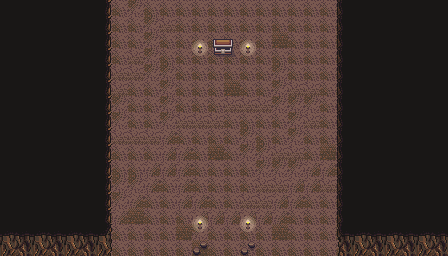

A 2D game scene composited from a Tiled map and its tileset images. What follows is a short description and the map's XML, with every tile layer's data as written:
An orthogonal 28x16 tile map with 16x16 px tiles, 2 tile layers (Tile Layer 1, walls), 3 tilesets and 9 objects.

<map version="1.8" tiledversion="1.8.4" orientation="orthogonal" renderorder="right-down" width="28" height="16" tilewidth="16" tileheight="16" infinite="0" nextlayerid="4" nextobjectid="11">
 <tileset firstgid="1" source="caveTilesWithGradient.tsx" />
 <tileset firstgid="1001" source="cave2.tsx" />
 <tileset firstgid="1337" source="objects.tsx" />
 <layer id="1" name="Tile Layer 1" width="28" height="16">
  <data encoding="csv">
93,93,93,93,93,93,93,93,53,93,93,93,93,93,93,93,93,93,93,93,93,93,93,93,93,93,93,93,
93,93,93,93,132,93,93,93,93,53,92,93,93,93,93,93,93,93,93,93,93,93,93,93,93,93,93,93,
53,53,93,93,93,93,93,93,93,53,93,93,93,93,93,93,93,132,93,93,93,132,93,93,94,93,93,93,
93,53,53,93,53,93,93,93,92,53,93,93,93,93,93,93,93,93,93,93,93,93,93,93,94,93,93,93,
93,93,53,53,53,93,93,92,92,53,53,93,93,93,93,93,93,53,93,93,93,93,93,94,94,93,93,93,
93,93,93,53,93,93,92,92,93,93,53,93,93,93,132,93,93,53,92,92,93,93,94,94,93,93,93,93,
93,93,93,93,92,92,92,53,93,93,53,93,93,93,92,92,92,53,53,53,93,94,94,94,93,132,93,93,
93,93,92,92,92,93,53,53,93,93,53,92,92,92,93,93,93,93,53,92,93,94,94,94,93,93,93,93,
93,93,92,93,93,93,53,92,92,92,94,93,93,93,93,53,93,93,53,93,93,94,94,93,93,93,93,93,
93,93,92,92,132,92,92,93,93,93,94,94,93,132,93,53,53,92,92,93,132,94,94,132,53,93,93,92,
93,93,93,93,93,93,93,93,93,94,94,94,93,93,93,93,53,53,53,94,94,93,93,92,92,92,92,92,
93,93,93,93,93,93,93,53,53,94,93,94,93,93,93,93,92,92,94,94,92,92,92,93,93,93,92,92,
93,93,94,93,53,53,53,53,94,93,93,94,94,93,93,92,92,94,94,93,93,93,132,93,93,92,53,93,
93,93,94,94,94,94,94,94,132,93,93,93,94,94,94,94,94,94,93,93,93,93,53,93,93,92,93,93,
93,93,93,93,93,93,93,93,93,93,93,132,53,93,93,93,93,132,93,93,93,132,93,93,93,132,93,93,
93,93,93,132,93,93,93,93,93,93,93,93,132,93,93,93,93,93,93,93,93,93,93,93,93,93,93,93
</data>
 </layer>
 <layer id="2" name="walls" width="28" height="16">
  <data encoding="csv">
1055,1055,1055,1055,1055,1055,67,0,0,0,0,0,0,0,0,0,0,0,0,0,0,68,1055,1055,1055,1055,1055,1055,
1055,1055,1055,1055,1055,1055,67,0,0,0,0,0,0,0,0,0,0,0,0,0,0,68,1055,1055,1055,1055,1055,1055,
1055,1055,1055,1055,1055,1055,67,0,0,0,0,0,201,1382,1383,201,0,0,0,0,0,68,1055,1055,1055,1055,1055,1055,
1055,1055,1055,1055,1055,1055,67,0,0,0,0,0,241,1415,1416,241,0,0,0,0,0,68,1055,1055,1055,1055,1055,1055,
1055,1055,1055,1055,1055,1055,67,0,0,0,0,0,0,0,0,0,0,0,0,0,0,68,1055,1055,1055,1055,1055,1055,
1055,1055,1055,1055,1055,1055,67,0,0,0,0,0,0,0,0,0,0,0,0,0,0,68,1055,1055,1055,1055,1055,1055,
1055,1055,1055,1055,1055,1055,67,0,0,0,0,0,0,0,0,0,0,0,0,0,0,68,1055,1055,1055,1055,1055,1055,
1055,1055,1055,1055,1055,1055,67,0,0,0,0,0,0,0,0,0,0,0,0,0,0,68,1055,1055,1055,1055,1055,1055,
1055,1055,1055,1055,1055,1055,67,0,0,0,0,0,0,0,0,0,0,0,0,0,0,68,1055,1055,1055,1055,1055,1055,
1055,1055,1055,1055,1055,1055,67,0,0,0,0,0,0,0,0,0,0,0,0,0,0,68,1055,1055,1055,1055,1055,1055,
1055,1055,1055,1055,1055,1055,67,0,0,0,0,0,0,0,0,0,0,0,0,0,0,68,1055,1055,1055,1055,1055,1055,
1055,1055,1055,1055,1055,1055,67,0,0,0,0,0,0,0,0,0,0,0,0,0,0,68,1055,1055,1055,1055,1055,1055,
1055,1055,1055,1055,1055,1055,67,0,0,0,0,0,0,0,0,0,0,0,0,0,0,68,1055,1055,1055,1055,1055,1055,
1055,1055,1055,1055,1055,1055,67,0,0,0,0,0,201,0,0,201,0,0,0,0,0,68,1055,1055,1055,1055,1055,1055,
190,191,190,191,190,191,192,0,0,0,0,0,241,0,0,241,0,0,0,0,0,189,190,191,190,191,190,191,
230,231,230,231,230,231,232,0,0,0,0,0,126,0,0,126,0,0,0,0,0,229,230,231,230,231,230,231
</data>
 </layer>
 <objectgroup id="3" name="collision">
  <object id="1" x="192.25" y="215.875" width="15.875" height="40.125" />
  <object id="2" x="240.313" y="215.938" width="15.875" height="40.125" />
  <object id="3" x="191.875" y="38.875" width="64" height="17.375" />
  <object id="4" x="100" y="-0.333333" width="11.6667" height="256.333" />
  <object id="5" x="112" y="-0.333333" width="225.333" height="7" />
  <object id="7" x="336.667" y="-0.666667" width="12.6667" height="256.667" />
  <object id="8" x="111.667" y="252.333" width="80" height="3.33333" />
  <object id="9" x="257" y="252.667" width="80" height="3" />
  <object id="10" x="191.938" y="38.8125" width="64" height="17.375" />
 </objectgroup>
</map>
